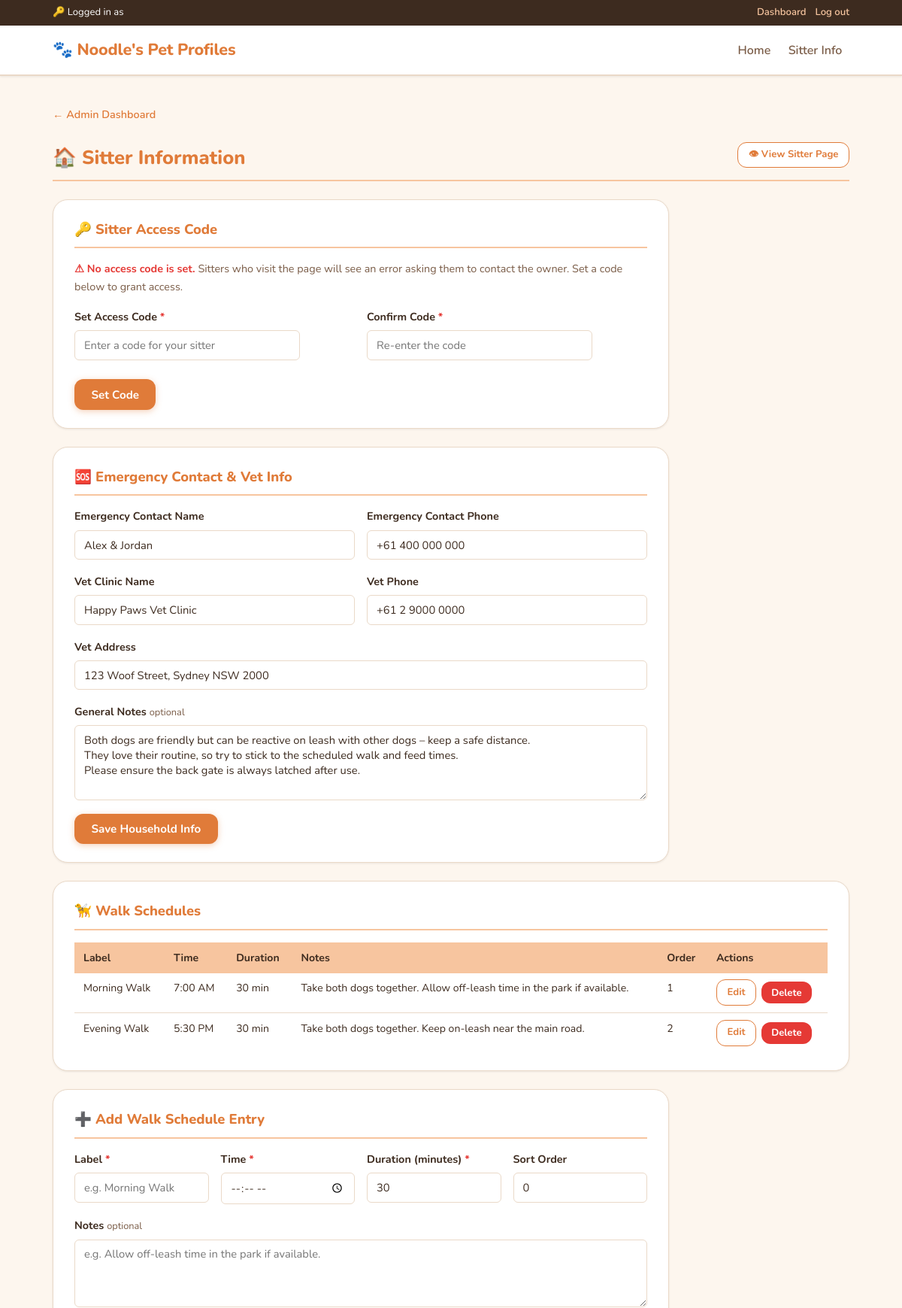
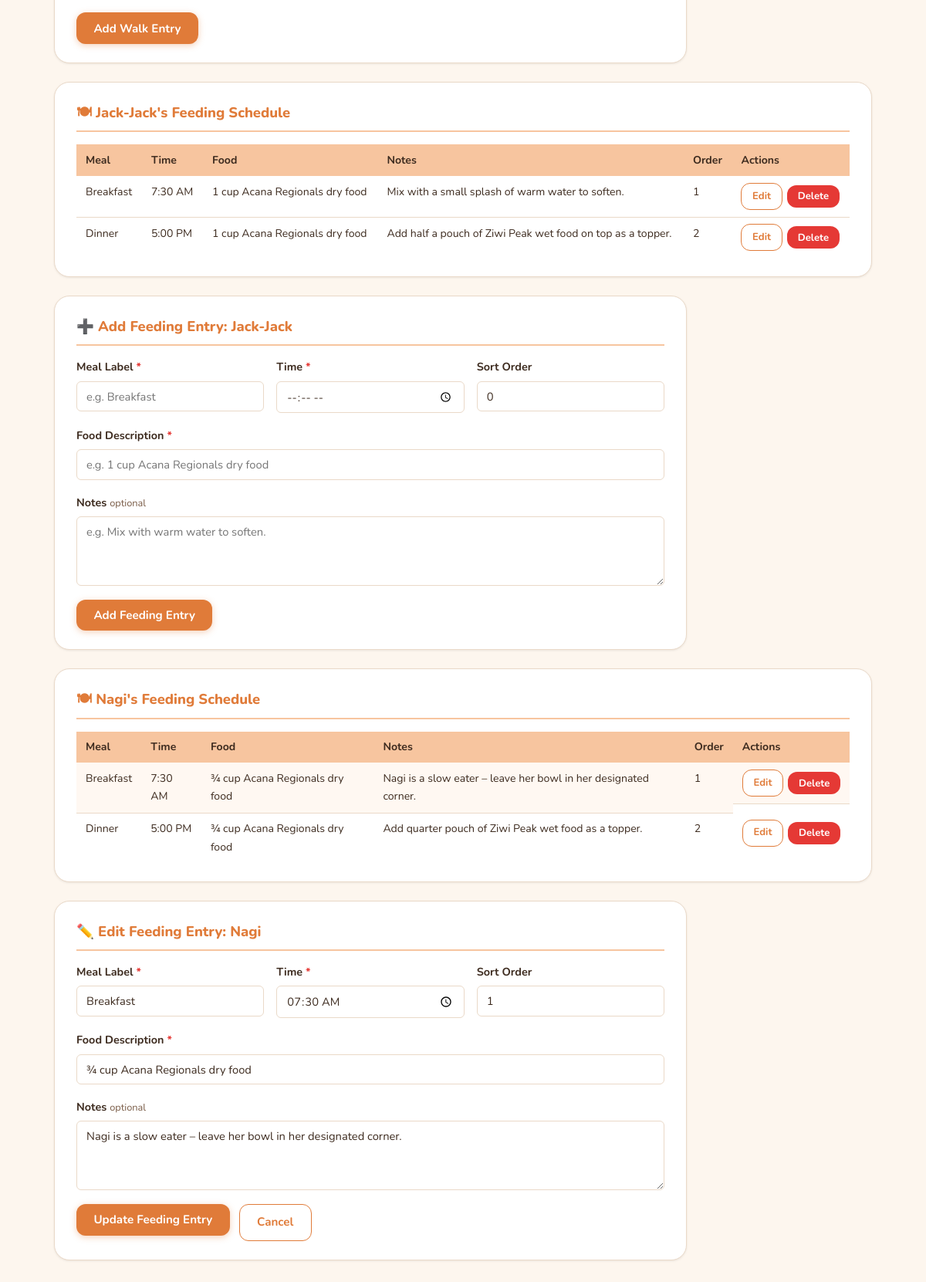
Page /admin/sitter_info.php?edit_feeding=3&pet_id=2 (signed in, upper part) on the committed database (2 pictures, top to bottom).
### tables this page shows
CREATE TABLE IF NOT EXISTS sitter_household_info (
    id                      INT UNSIGNED    AUTO_INCREMENT PRIMARY KEY,
    emergency_contact_name  VARCHAR(120)    NOT NULL DEFAULT '',
    emergency_contact_phone VARCHAR(40)     NOT NULL DEFAULT '',
    vet_name                VARCHAR(120)    NOT NULL DEFAULT '',
    vet_phone               VARCHAR(40)     NOT NULL DEFAULT '',
    vet_address             VARCHAR(255)    NOT NULL DEFAULT '',
    general_notes           TEXT,
    created_at              DATETIME        NOT NULL DEFAULT CURRENT_TIMESTAMP,
    updated_at              DATETIME        NOT NULL DEFAULT CURRENT_TIMESTAMP ON UPDATE CURRENT_TIMESTAMP
);

CREATE TABLE IF NOT EXISTS walk_schedules (
    id               INT UNSIGNED    AUTO_INCREMENT PRIMARY KEY,
    label            VARCHAR(80)     NOT NULL,
    walk_time        TIME            NOT NULL,
    duration_minutes SMALLINT UNSIGNED NOT NULL DEFAULT 30,
    notes            TEXT,
    sort_order       TINYINT UNSIGNED NOT NULL DEFAULT 0,
    created_at       DATETIME        NOT NULL DEFAULT CURRENT_TIMESTAMP
);

CREATE TABLE IF NOT EXISTS `pets` (
    `id`              INT UNSIGNED     NOT NULL AUTO_INCREMENT,
    `name`            VARCHAR(100)     NOT NULL,
    `species`         VARCHAR(50)      NOT NULL DEFAULT 'Dog',
    `breed`           VARCHAR(100)     NOT NULL,
    `gender`          ENUM('Male','Female','Unknown') NOT NULL DEFAULT 'Unknown',
    `birthday`        DATE             NULL,
    `weight_kg`       DECIMAL(5,2)     NULL,
    `color`           VARCHAR(100)     NOT NULL,
    `description`     TEXT             NULL,
    `personality`     TEXT             NULL,
    `favourite_toy`   VARCHAR(150)     NULL,
    `favourite_food`  VARCHAR(150)     NULL,
    `photo_url`       VARCHAR(500)     NULL,
    `important_note`  TEXT             NULL,
    `created_at`      TIMESTAMP        NOT NULL DEFAULT CURRENT_TIMESTAMP,
    `updated_at`      TIMESTAMP        NOT NULL DEFAULT CURRENT_TIMESTAMP ON UPDATE CURRENT_TIMESTAMP,
    PRIMARY KEY (`id`)
);

CREATE TABLE IF NOT EXISTS feeding_schedules (
    id               INT UNSIGNED    AUTO_INCREMENT PRIMARY KEY,
    pet_id           INT UNSIGNED    NOT NULL,
    meal_label       VARCHAR(80)     NOT NULL,
    feed_time        TIME            NOT NULL,
    food_description VARCHAR(255)    NOT NULL,
    notes            TEXT,
    sort_order       TINYINT UNSIGNED NOT NULL DEFAULT 0,
    created_at       DATETIME        NOT NULL DEFAULT CURRENT_TIMESTAMP,
    CONSTRAINT fk_feeding_pet FOREIGN KEY (pet_id) REFERENCES pets (id) ON DELETE CASCADE
);

### src/admin/sitter_info.php (the view, shortened to what the rows shown need)
<?php
require_once __DIR__ . '/../includes/pet_model.php';
$householdInfo = getHouseholdSitterInfo();
$walkSchedules = getAllWalkSchedules();
$pets          = getAllPets();
$feedingByPet = [];
foreach ($pets as $pet) {
    $feedingByPet[(int)$pet['id']] = getFeedingSchedulesByPetId((int)$pet['id']);
}
$editWalk   = null;
$editFeeding   = null;
$editFeedingId = filter_input(INPUT_GET, 'edit_feeding', FILTER_VALIDATE_INT);
$feedingPetId  = filter_input(INPUT_GET, 'pet_id', FILTER_VALIDATE_INT);
if ($editFeedingId && $editFeedingId > 0) {
    $candidate = getFeedingScheduleById($editFeedingId);
    if ($candidate) {
        $editFeeding  = $candidate;
        $feedingPetId = (int)$candidate['pet_id'];
    }
}
require_once __DIR__ . '/../includes/header.php';
?>
<div class="section-heading-row" style="margin-bottom:1.5rem">
    <h1 class="admin-page-title" style="margin-bottom:0">🏠 Sitter Information</h1>
</div>
<div class="admin-section admin-form-section">
    <h2 class="section-heading">🔑 Sitter Access Code</h2>
</div>
<div class="admin-section admin-form-section">
    <h2 class="section-heading">🆘 Emergency Contact &amp; Vet Info</h2>
    <form method="post" action="/admin/sitter_info_save.php">
        <div class="form-row">
            <div class="form-group">
                <label for="emergency_contact_name" class="form-label">Emergency Contact Name</label>
                <input
                    type="text"
                    id="emergency_contact_name"
                    name="emergency_contact_name"
                    class="form-input"
                    maxlength="120"
                    placeholder="e.g. Alex &amp; Jordan"
                    value="<?= htmlspecialchars($householdInfo['emergency_contact_name'] ?? '') ?>"
                >
            </div>
            <div class="form-group">
                <label for="emergency_contact_phone" class="form-label">Emergency Contact Phone</label>
                <input
                    type="text"
                    id="emergency_contact_phone"
                    name="emergency_contact_phone"
                    class="form-input"
                    maxlength="40"
                    placeholder="e.g. +61 400 000 000"
                    value="<?= htmlspecialchars($householdInfo['emergency_contact_phone'] ?? '') ?>"
                >
            </div>
        </div>
        <div class="form-row">
            <div class="form-group">
                <label for="vet_name" class="form-label">Vet Clinic Name</label>
                <input
                    type="text"
                    id="vet_name"
                    name="vet_name"
                    class="form-input"
                    maxlength="120"
                    placeholder="e.g. Happy Paws Vet Clinic"
                    value="<?= htmlspecialchars($householdInfo['vet_name'] ?? '') ?>"
                >
            </div>
            <div class="form-group">
                <label for="vet_phone" class="form-label">Vet Phone</label>
                <input
                    type="text"
                    id="vet_phone"
                    name="vet_phone"
                    class="form-input"
                    maxlength="40"
                    placeholder="e.g. +61 2 9000 0000"
                    value="<?= htmlspecialchars($householdInfo['vet_phone'] ?? '') ?>"
                >
            </div>
        </div>
        <div class="form-group">
            <label for="vet_address" class="form-label">Vet Address</label>
            <input
                type="text"
                id="vet_address"
                name="vet_address"
                class="form-input"
                maxlength="255"
                placeholder="e.g. 123 Woof Street, Sydney NSW 2000"
                value="<?= htmlspecialchars($householdInfo['vet_address'] ?? '') ?>"
            >
        </div>
        <div class="form-group">
            <label for="general_notes" class="form-label">
                General Notes <span class="form-optional">optional</span>
            </label>
            <textarea
                id="general_notes"
                name="general_notes"
                class="form-input form-textarea"
                rows="4"
                placeholder="House rules, gate latching reminders, etc."
            ><?= htmlspecialchars($householdInfo['general_notes'] ?? '') ?></textarea>
        </div>
    </form>
</div>
<?php if (!empty($walkSchedules)): ?>
<div class="admin-section">
    <h2 class="section-heading">🦮 Walk Schedules</h2>
    <div class="admin-section-scroll">
        <table class="data-table">
            <thead>
                <tr>
                    <th>Label</th>
                    <th>Time</th>
                    <th>Duration</th>
                    <th>Notes</th>
                    <th>Order</th>
                    <th>Actions</th>
                </tr>
            </thead>
            <tbody>
                <?php foreach ($walkSchedules as $w): ?>
                <tr <?= ($editWalk && (int)$editWalk['id'] === (int)$w['id']) ? 'class="row-editing"' : '' ?>>
                    <td><?= htmlspecialchars($w['label']) ?></td>
                    <td><?= htmlspecialchars(formatTime($w['walk_time'])) ?></td>
                    <td><?= (int)$w['duration_minutes'] ?> min</td>
                    <td><?= !empty($w['notes']) ? nl2br(htmlspecialchars($w['notes'])) : '—' ?></td>
                    <td><?= (int)$w['sort_order'] ?></td>
                    <td class="admin-actions">
                        <a
                            href="?edit_walk=<?= (int)$w['id'] ?>#walk-form"
                            class="btn btn--sm btn--secondary"
                        >Edit</a>
                        <form
                            method="post"
                            action="/admin/walk_schedule_delete.php"
                            onsubmit="return confirm('Delete this walk schedule entry?')"
                        >
                            <button type="submit" class="btn btn--sm btn--danger">Delete</button>
                        </form>
                    </td>
                </tr>
                <?php endforeach; ?>
            </tbody>
        </table>
    </div>
</div>
<?php endif; ?>
<div class="admin-section admin-form-section" id="walk-form">
    <h2 class="section-heading">
        <?= $editWalk ? '✏️ Edit Walk Schedule Entry' : '➕ Add Walk Schedule Entry' ?>
    </h2>
</div>
<?php foreach ($pets as $pet):
    $petId      = (int)$pet['id'];
    $petFeeding = $feedingByPet[$petId] ?? [];
    $isEditingThisPet = ($feedingPetId === $petId);
?>
<?php if (!empty($petFeeding)): ?>
<div class="admin-section">
    <h2 class="section-heading">
        🍽 <?= htmlspecialchars($pet['name']) ?>'s Feeding Schedule
    </h2>
    <div class="admin-section-scroll">
        <table class="data-table">
            <thead>
                <tr>
                    <th>Meal</th>
                    <th>Time</th>
                    <th>Food</th>
                    <th>Notes</th>
                    <th>Order</th>
                    <th>Actions</th>
                </tr>
            </thead>
            <tbody>
                <?php foreach ($petFeeding as $meal): ?>
                <tr <?= ($editFeeding && (int)$editFeeding['id'] === (int)$meal['id']) ? 'class="row-editing"' : '' ?>>
                    <td><?= htmlspecialchars($meal['meal_label']) ?></td>
                    <td><?= htmlspecialchars(formatTime($meal['feed_time'])) ?></td>
                    <td><?= htmlspecialchars($meal['food_description']) ?></td>
                    <td><?= !empty($meal['notes']) ? nl2br(htmlspecialchars($meal['notes'])) : '—' ?></td>
                    <td><?= (int)$meal['sort_order'] ?></td>
                    <td class="admin-actions">
                        <a
                            href="?edit_feeding=<?= (int)$meal['id'] ?>&pet_id=<?= $petId ?>#feeding-form-<?= $petId ?>"
                            class="btn btn--sm btn--secondary"
                        >Edit</a>
                        <form
                            method="post"
                            action="/admin/feeding_schedule_delete.php"
                            onsubmit="return confirm('Delete this feeding entry?')"
                        >
                            <button type="submit" class="btn btn--sm btn--danger">Delete</button>
                        </form>
                    </td>
                </tr>
                <?php endforeach; ?>
            </tbody>
        </table>
    </div>
</div>
<?php endif; ?>
<div class="admin-section admin-form-section" id="feeding-form-<?= $petId ?>">
    <h2 class="section-heading">
        <?= ($isEditingThisPet && $editFeeding)
            ? '✏️ Edit Feeding Entry: ' . htmlspecialchars($pet['name'])
            : '➕ Add Feeding Entry: ' . htmlspecialchars($pet['name']) ?>
    </h2>
    <form method="post" action="/admin/feeding_schedule_save.php">
        <div class="form-row">
            <div class="form-group">
                <label for="meal_label_<?= $petId ?>" class="form-label">
                    Meal Label <span class="form-required">*</span>
                </label>
                <input
                    type="text"
                    id="meal_label_<?= $petId ?>"
                    name="meal_label"
                    class="form-input"
                    required
                    maxlength="80"
                    placeholder="e.g. Breakfast"
                    value="<?= htmlspecialchars(($isEditingThisPet && $editFeeding) ? $editFeeding['meal_label'] : '') ?>"
                >
            </div>
            <div class="form-group">
                <label for="feed_time_<?= $petId ?>" class="form-label">
                    Time <span class="form-required">*</span>
                </label>
                <input
                    type="time"
                    id="feed_time_<?= $petId ?>"
                    name="feed_time"
                    class="form-input"
                    required
                    value="<?= htmlspecialchars(($isEditingThisPet && $editFeeding) ? substr($editFeeding['feed_time'], 0, 5) : '') ?>"
                >
            </div>
            <div class="form-group">
                <label for="sort_order_<?= $petId ?>" class="form-label">Sort Order</label>
                <input
                    type="number"
                    id="sort_order_<?= $petId ?>"
                    name="sort_order"
                    class="form-input"
                    min="0"
                    max="255"
                    placeholder="0"
                    value="<?= htmlspecialchars((string)(($isEditingThisPet && $editFeeding) ? $editFeeding['sort_order'] : '0')) ?>"
                >
            </div>
        </div>
        <div class="form-group">
            <label for="food_desc_<?= $petId ?>" class="form-label">
                Food Description <span class="form-required">*</span>
            </label>
            <input
                type="text"
                id="food_desc_<?= $petId ?>"
                name="food_description"
                class="form-input"
                required
                maxlength="255"
                placeholder="e.g. 1 cup Acana Regionals dry food"
                value="<?= htmlspecialchars(($isEditingThisPet && $editFeeding) ? $editFeeding['food_description'] : '') ?>"
            >
        </div>
        <div class="form-group">
            <label for="feeding_notes_<?= $petId ?>" class="form-label">
                Notes <span class="form-optional">optional</span>
            </label>
            <textarea
                id="feeding_notes_<?= $petId ?>"
                name="notes"
                class="form-input form-textarea"
                rows="3"
                placeholder="e.g. Mix with warm water to soften."
            ><?= htmlspecialchars(($isEditingThisPet && $editFeeding) ? $editFeeding['notes'] : '') ?></textarea>
        </div>
        <div class="form-actions">
            <button type="submit" class="btn btn--primary">
                <?= ($isEditingThisPet && $editFeeding) ? 'Update Feeding Entry' : 'Add Feeding Entry' ?>
            </button>
            <?php if ($isEditingThisPet && $editFeeding): ?>
                <a href="/admin/sitter_info.php#feeding-form-<?= $petId ?>" class="btn btn--secondary">Cancel</a>
            <?php endif; ?>
        </div>
    </form>
</div>
<?php endforeach; ?>
<?php require_once __DIR__ . '/../includes/footer.php'; ?>

### rows in the picture
sitter_household_info: emergency_contact_name "Alex & Jordan", emergency_contact_phone "+61 400 000 000", vet_name "Happy Paws Vet Clinic", vet_phone "+61 2 9000 0000", vet_address "123 Woof Street, Sydney NSW 2000", general_notes "Both dogs are friendly but can be reactive on leash with other dogs – keep a safe distance. They love their routine, so try to stick to the scheduled walk and feed times. Please ensure the back gate is always latched after use."
walk_schedules: label "Morning Walk", walk_time "7:00 AM", duration_minutes "30", notes "Take both dogs together. Allow off-leash time in the park if available.", sort_order "1"
walk_schedules: label "Evening Walk", walk_time "5:30 PM", duration_minutes "30", notes "Take both dogs together. Keep on-leash near the main road.", sort_order "2"
pets: name "Jack-Jack", food_description "e.g. 1 cup Acana Regionals dry food", notes "e.g. Mix with warm water to soften.", shows "Add Feeding Entry"
feeding_schedules: meal_label "Breakfast", feed_time "7:30 AM", food_description "1 cup Acana Regionals dry food", notes "Mix with a small splash of warm water to soften.", sort_order "1"
feeding_schedules: meal_label "Dinner", feed_time "5:00 PM", food_description "1 cup Acana Regionals dry food", notes "Add half a pouch of Ziwi Peak wet food on top as a topper.", sort_order "2"
feeding_schedules: sort_order "0", meal_label "Breakfast", feed_time "7:30 AM", food_description "¾ cup Acana Regionals dry food", notes "Nagi is a slow eater – leave her bowl in her designated corner.", sort_order "1", feed_time "07:30"
pets: name "Nagi", notes "Nagi is a slow eater – leave her bowl in her designated corner.", shows "Update Feeding Entry"
feeding_schedules: meal_label "Dinner", feed_time "5:00 PM", food_description "¾ cup Acana Regionals dry food", notes "Add quarter pouch of Ziwi Peak wet food as a topper.", sort_order "2"
